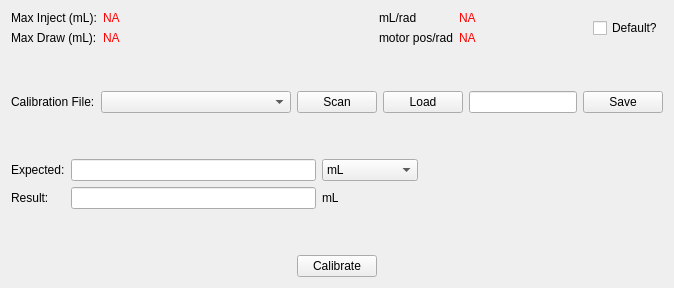
      <widget class="QWidget" name="Calibration_tab">
       <attribute name="title">
        <string>Calibration</string>
       </attribute>
       <layout class="QVBoxLayout" name="verticalLayout_4">
        <item>
         <layout class="QHBoxLayout" name="horizontalLayout_3">
          <item>
           <layout class="QGridLayout" name="gridLayout_4">
            <item row="0" column="0">
             <widget class="QLabel" name="label_6">
              <property name="text">
               <string>Max Inject (mL):</string>
              </property>
             </widget>
            </item>
            <item row="0" column="1">
             <widget class="QLabel" name="max_inject_c">
              <property name="minimumSize">
               <size>
                <width>128</width>
                <height>0</height>
               </size>
              </property>
              <property name="palette">
               <palette>
                <active>
                 <colorrole role="WindowText">
                  <brush brushstyle="SolidPattern">
                   <color alpha="255">
                    <red>255</red>
                    <green>0</green>
                    <blue>0</blue>
                   </color>
                  </brush>
                 </colorrole>
                 <colorrole role="Text">
                  <brush brushstyle="SolidPattern">
                   <color alpha="255">
                    <red>255</red>
                    <green>0</green>
                    <blue>0</blue>
                   </color>
                  </brush>
                 </colorrole>
                 <colorrole role="ButtonText">
                  <brush brushstyle="SolidPattern">
                   <color alpha="255">
                    <red>255</red>
                    <green>0</green>
                    <blue>0</blue>
                   </color>
                  </brush>
                 </colorrole>
                 <colorrole role="ToolTipText">
                  <brush brushstyle="SolidPattern">
                   <color alpha="255">
                    <red>255</red>
                    <green>0</green>
                    <blue>0</blue>
                   </color>
                  </brush>
                 </colorrole>
                </active>
                <inactive>
                 <colorrole role="WindowText">
                  <brush brushstyle="SolidPattern">
                   <color alpha="255">
                    <red>255</red>
                    <green>0</green>
                    <blue>0</blue>
                   </color>
                  </brush>
                 </colorrole>
                 <colorrole role="Text">
                  <brush brushstyle="SolidPattern">
                   <color alpha="255">
                    <red>255</red>
                    <green>0</green>
                    <blue>0</blue>
                   </color>
                  </brush>
                 </colorrole>
                 <colorrole role="ButtonText">
                  <brush brushstyle="SolidPattern">
                   <color alpha="255">
                    <red>255</red>
                    <green>0</green>
                    <blue>0</blue>
                   </color>
                  </brush>
                 </colorrole>
                 <colorrole role="ToolTipText">
                  <brush brushstyle="SolidPattern">
                   <color alpha="255">
                    <red>255</red>
                    <green>0</green>
                    <blue>0</blue>
                   </color>
                  </brush>
                 </colorrole>
                </inactive>
                <disabled>
                 <colorrole role="WindowText">
                  <brush brushstyle="SolidPattern">
                   <color alpha="255">
                    <red>106</red>
                    <green>104</green>
                    <blue>100</blue>
                   </color>
                  </brush>
                 </colorrole>
                 <colorrole role="Text">
                  <brush brushstyle="SolidPattern">
                   <color alpha="255">
                    <red>106</red>
                    <green>104</green>
                    <blue>100</blue>
                   </color>
                  </brush>
                 </colorrole>
                 <colorrole role="ButtonText">
                  <brush brushstyle="SolidPattern">
                   <color alpha="255">
                    <red>106</red>
                    <green>104</green>
                    <blue>100</blue>
                   </color>
                  </brush>
                 </colorrole>
                 <colorrole role="ToolTipText">
                  <brush brushstyle="SolidPattern">
                   <color alpha="255">
                    <red>255</red>
                    <green>0</green>
                    <blue>0</blue>
                   </color>
                  </brush>
                 </colorrole>
                </disabled>
               </palette>
              </property>
              <property name="text">
               <string>NA</string>
              </property>
              <property name="textFormat">
               <enum>Qt::AutoText</enum>
              </property>
             </widget>
            </item>
            <item row="1" column="0">
             <widget class="QLabel" name="label_7">
              <property name="text">
               <string>Max Draw (mL):</string>
              </property>
             </widget>
            </item>
            <item row="1" column="1">
             <widget class="QLabel" name="max_draw_c">
              <property name="minimumSize">
               <size>
                <width>128</width>
                <height>0</height>
               </size>
              </property>
              <property name="palette">
               <palette>
                <active>
                 <colorrole role="WindowText">
                  <brush brushstyle="SolidPattern">
                   <color alpha="255">
                    <red>255</red>
                    <green>0</green>
                    <blue>0</blue>
                   </color>
                  </brush>
                 </colorrole>
                </active>
                <inactive>
                 <colorrole role="WindowText">
                  <brush brushstyle="SolidPattern">
                   <color alpha="255">
                    <red>255</red>
                    <green>0</green>
                    <blue>0</blue>
                   </color>
                  </brush>
                 </colorrole>
                </inactive>
                <disabled>
                 <colorrole role="WindowText">
                  <brush brushstyle="SolidPattern">
                   <color alpha="255">
                    <red>106</red>
                    <green>104</green>
                    <blue>100</blue>
                   </color>
                  </brush>
                 </colorrole>
                </disabled>
               </palette>
              </property>
              <property name="text">
               <string>NA</string>
              </property>
             </widget>
            </item>
           </layout>
          </item>
          <item>
           <spacer name="horizontalSpacer">
            <property name="orientation">
             <enum>Qt::Horizontal</enum>
            </property>
            <property name="sizeHint" stdset="0">
             <size>
              <width>40</width>
              <height>20</height>
             </size>
            </property>
           </spacer>
          </item>
          <item>
           <layout class="QGridLayout" name="gridLayout_3">
            <item row="0" column="0">
             <widget class="QLabel" name="label_3">
              <property name="text">
               <string>mL/rad</string>
              </property>
             </widget>
            </item>
            <item row="1" column="1">
             <widget class="QLabel" name="calib_pos_per_rad_line">
              <property name="minimumSize">
               <size>
                <width>128</width>
                <height>0</height>
               </size>
              </property>
              <property name="palette">
               <palette>
                <active>
                 <colorrole role="WindowText">
                  <brush brushstyle="SolidPattern">
                   <color alpha="255">
                    <red>255</red>
                    <green>0</green>
                    <blue>0</blue>
                   </color>
                  </brush>
                 </colorrole>
                </active>
                <inactive>
                 <colorrole role="WindowText">
                  <brush brushstyle="SolidPattern">
                   <color alpha="255">
                    <red>255</red>
                    <green>0</green>
                    <blue>0</blue>
                   </color>
                  </brush>
                 </colorrole>
                </inactive>
                <disabled>
                 <colorrole role="WindowText">
                  <brush brushstyle="SolidPattern">
                   <color alpha="255">
                    <red>106</red>
                    <green>104</green>
                    <blue>100</blue>
                   </color>
                  </brush>
                 </colorrole>
                </disabled>
               </palette>
              </property>
              <property name="text">
               <string>NA</string>
              </property>
             </widget>
            </item>
            <item row="1" column="0">
             <widget class="QLabel" name="label_4">
              <property name="text">
               <string>motor pos/rad</string>
              </property>
             </widget>
            </item>
            <item row="0" column="1">
             <widget class="QLabel" name="calib_ml_per_rad_line">
              <property name="minimumSize">
               <size>
                <width>128</width>
                <height>0</height>
               </size>
              </property>
              <property name="palette">
               <palette>
                <active>
                 <colorrole role="WindowText">
                  <brush brushstyle="SolidPattern">
                   <color alpha="255">
                    <red>255</red>
                    <green>0</green>
                    <blue>0</blue>
                   </color>
                  </brush>
                 </colorrole>
                </active>
                <inactive>
                 <colorrole role="WindowText">
                  <brush brushstyle="SolidPattern">
                   <color alpha="255">
                    <red>255</red>
                    <green>0</green>
                    <blue>0</blue>
                   </color>
                  </brush>
                 </colorrole>
                </inactive>
                <disabled>
                 <colorrole role="WindowText">
                  <brush brushstyle="SolidPattern">
                   <color alpha="255">
                    <red>106</red>
                    <green>104</green>
                    <blue>100</blue>
                   </color>
                  </brush>
                 </colorrole>
                </disabled>
               </palette>
              </property>
              <property name="text">
               <string>NA</string>
              </property>
             </widget>
            </item>
           </layout>
          </item>
          <item>
           <widget class="QCheckBox" name="calib_default_radio">
            <property name="text">
             <string>Default?</string>
            </property>
           </widget>
          </item>
         </layout>
        </item>
        <item>
         <spacer name="verticalSpacer_5">
          <property name="orientation">
           <enum>Qt::Vertical</enum>
          </property>
          <property name="sizeHint" stdset="0">
           <size>
            <width>20</width>
            <height>40</height>
           </size>
          </property>
         </spacer>
        </item>
        <item>
         <layout class="QHBoxLayout" name="horizontalLayout_11">
          <item>
           <widget class="QLabel" name="label_15">
            <property name="text">
             <string>Calibration File:</string>
            </property>
           </widget>
          </item>
          <item>
           <widget class="QComboBox" name="cal_file_list">
            <property name="minimumSize">
             <size>
              <width>190</width>
              <height>0</height>
             </size>
            </property>
           </widget>
          </item>
          <item>
           <widget class="QPushButton" name="cal_scan_button">
            <property name="text">
             <string>Scan</string>
            </property>
           </widget>
          </item>
          <item>
           <widget class="QPushButton" name="cal_load_button">
            <property name="text">
             <string>Load</string>
            </property>
           </widget>
          </item>
          <item>
           <widget class="QLineEdit" name="cal_file_name"/>
          </item>
          <item>
           <widget class="QPushButton" name="cal_save_button">
            <property name="text">
             <string>Save</string>
            </property>
           </widget>
          </item>
         </layout>
        </item>
        <item>
         <spacer name="verticalSpacer_10">
          <property name="orientation">
           <enum>Qt::Vertical</enum>
          </property>
          <property name="sizeHint" stdset="0">
           <size>
            <width>20</width>
            <height>40</height>
           </size>
          </property>
         </spacer>
        </item>
        <item>
         <layout class="QGridLayout" name="gridLayout_10">
          <property name="sizeConstraint">
           <enum>QLayout::SetDefaultConstraint</enum>
          </property>
          <item row="2" column="0">
           <widget class="QLabel" name="label_10">
            <property name="text">
             <string>Result:</string>
            </property>
           </widget>
          </item>
          <item row="1" column="0">
           <widget class="QLabel" name="label_9">
            <property name="text">
             <string>Expected:</string>
            </property>
           </widget>
          </item>
          <item row="1" column="2">
           <widget class="QComboBox" name="cal_expect_unit">
            <item>
             <property name="text">
              <string>mL</string>
             </property>
            </item>
            <item>
             <property name="text">
              <string>Rotations</string>
             </property>
            </item>
            <item>
             <property name="text">
              <string>Radians</string>
             </property>
            </item>
            <item>
             <property name="text">
              <string>Degrees</string>
             </property>
            </item>
           </widget>
          </item>
          <item row="2" column="2">
           <widget class="QLabel" name="cal_expect_unit_label">
            <property name="minimumSize">
             <size>
              <width>96</width>
              <height>0</height>
             </size>
            </property>
            <property name="text">
             <string>mL</string>
            </property>
           </widget>
          </item>
          <item row="2" column="1">
           <widget class="QLineEdit" name="cal_result_line"/>
          </item>
          <item row="1" column="1">
           <widget class="QLineEdit" name="cal_expected_line"/>
          </item>
          <item row="1" column="5">
           <spacer name="horizontalSpacer_16">
            <property name="orientation">
             <enum>Qt::Horizontal</enum>
            </property>
            <property name="sizeHint" stdset="0">
             <size>
              <width>40</width>
              <height>20</height>
             </size>
            </property>
           </spacer>
          </item>
         </layout>
        </item>
        <item>
         <spacer name="verticalSpacer_6">
          <property name="orientation">
           <enum>Qt::Vertical</enum>
          </property>
          <property name="sizeHint" stdset="0">
           <size>
            <width>20</width>
            <height>40</height>
           </size>
          </property>
         </spacer>
        </item>
        <item>
         <layout class="QHBoxLayout" name="horizontalLayout_5">
          <item>
           <spacer name="horizontalSpacer_3">
            <property name="orientation">
             <enum>Qt::Horizontal</enum>
            </property>
            <property name="sizeHint" stdset="0">
             <size>
              <width>40</width>
              <height>20</height>
             </size>
            </property>
           </spacer>
          </item>
          <item>
           <widget class="QPushButton" name="calibrate_button">
            <property name="text">
             <string>Calibrate</string>
            </property>
           </widget>
          </item>
          <item>
           <spacer name="horizontalSpacer_2">
            <property name="orientation">
             <enum>Qt::Horizontal</enum>
            </property>
            <property name="sizeHint" stdset="0">
             <size>
              <width>40</width>
              <height>20</height>
             </size>
            </property>
           </spacer>
          </item>
         </layout>
        </item>
       </layout>
      </widget>
